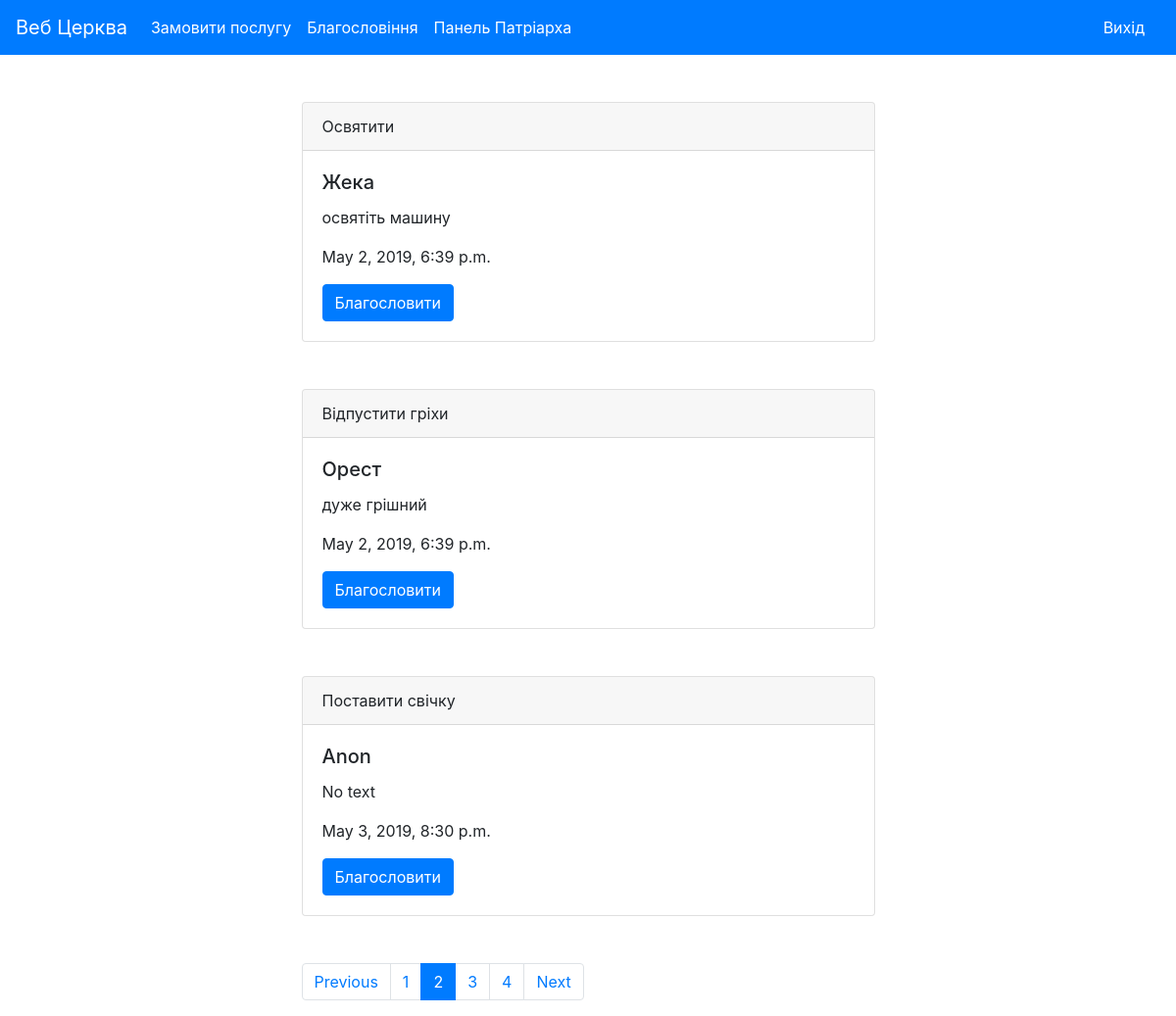
Page /messages/?page=2 (signed in) on the committed database.
### religion/models.py (models this page shows, shortened)
class Message(models.Model):
    text = models.CharField(max_length=300, default='No text', db_index=True)
    user = models.CharField(max_length=100, default='Anon')
    service = models.ForeignKey(Service, on_delete=models.CASCADE)
    is_active = models.BooleanField(default=True)
    date = models.DateTimeField(auto_now_add=True)

class Service(models.Model):
    name = models.CharField(max_length=150, db_index=True)
    price = models.IntegerField()
    img = models.ImageField(upload_to='static', default='static/ikona.png')
    def __str__(self):
        return self.name

### cerkva/views.py (the view)
# urls.py: path('messages/', messages_list, name='messages'),
@login_required
def messages_list(request):
    on_page = 3
    text = None
    if request.method == 'POST':
        id = request.POST.get('id')
        message = Message.objects.filter(id=id).first()
        message.is_active = False
        message.save()
        text = 'Ви виконали прохання "' + message.service.name + '" для ' + message.user
    messages = Message.objects.filter(is_active=True)
    paginator = Paginator(messages, on_page)
    page_number = request.GET.get('page', 1)
    page = paginator.get_page(page_number)
    is_paginated = page.has_other_pages()
    if page.has_previous():
        prev_url = '?page={}'.format(page.previous_page_number())
    else:
        prev_url = ''
    if page.has_next():
        next_url = '?page={}'.format(page.next_page_number())
    else:
        next_url = ''
    context = {
        'page': page,
        'is_paginated': is_paginated,
        'next_url': next_url,
        'prev_url': prev_url,
        'text': text,
    }
    return render(request, 'messages_list.html', context=context)

### templates/messages_list.html (shortened to what this page needs)
{% extends 'base.html' %}
{% block content %}
<div class="conteiner">
  <div class="row justify-content-md-center">
    <div class="col-6">
      {% for message in page.object_list %}
      <div class="card mt-5">
        <div class="card-header">
          {{message.service}}
        </div>
        <div class="card-body">
          <h5 class="card-title">{{message.user}}</h5>
          <p class="card-text">{{message.text}}</p>
          <p class="card-text">{{message.date}}</p>
          <form class="" action="{% url 'messages' %}" method="post" >
            <button type="submit" class="btn btn-primary">Благословити</button>
          </form>
        </div>
      </div>
      {% endfor %}
      {% if is_paginated %}
      <nav aria-label="..." class="mt-5">
        <ul class="pagination">
          <li class="page-item {% if not prev_url %} disabled {% endif %}">
            <a class="page-link" href="{{ prev_url }}" tabindex="-1" aria-disabled="true">Previous</a>
          </li>
          {% for n in page.paginator.page_range %}
          {% if page.number == n %}
          <li class="page-item active" aria-current="page">
            <a class="page-link" href="?page={{ n }}">{{ n }} <span class="sr-only">(current)</span></a>
          </li>
          {% elif n > page.number|add:-3 and n < page.number|add:3 %}
          <li class="page-item">
            <a class="page-link" href="?page={{ n }}">{{ n }}</a>
          </li>
          {% endif %}
          {% endfor %}
          <li class="page-item {% if not next_url %} disabled {% endif %}">
            <a class="page-link" href="{{ next_url }}" tabindex="-1" aria-disabled="true">Next</a>
          </li>
        </ul>
      </nav>
      {% endif %}
    </div>
  </div>
</div>
{% endblock %}

### rows in the picture
Message: service "Освятити", user "Жека", text "освятіть машину", date "May 2, 2019, 6:39 p.m."
Message: service "Відпустити гріхи", user "Орест", text "дуже грішний", date "May 2, 2019, 6:39 p.m."
Message: service "Поставити свічку", user "Anon", text "No text", date "May 3, 2019, 8:30 p.m."

### other values in the picture
{{ n }} "1" "3" "4"
{{ n }} "2"
